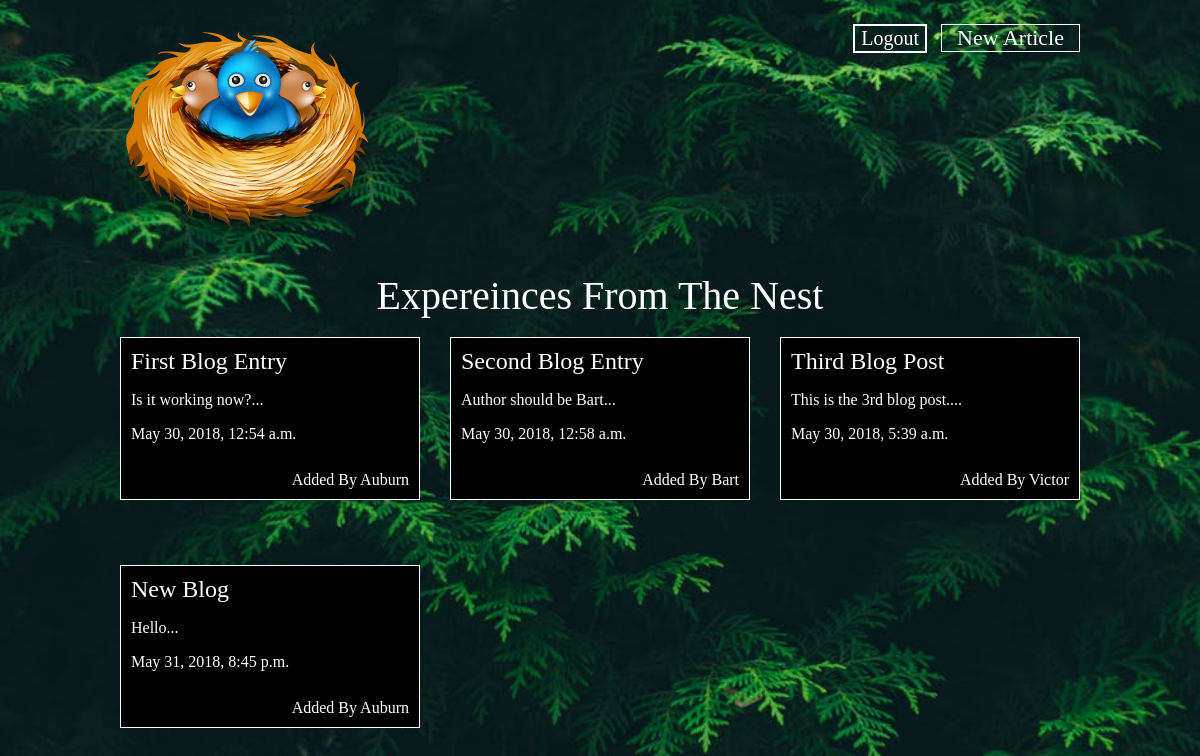
Screenshot of /articles/ (signed in) with the database file from the repository.
### articles/models.py (models this page shows, shortened)
class Articles(models.Model):
    title = models.CharField(max_length=100)
    slug = models.SlugField()
    body = models.TextField()
    date = models.DateTimeField(auto_now_add=True)
    author = models.ForeignKey(User, on_delete=models.CASCADE, default=None)
    thumb = models.ImageField(default='default.png', blank=True)
    def snippet(self):
        return self.body[:50] + '...'

### articles/views.py (the view)
def article_list(request):
    articles = Articles.objects.all().order_by('date')
    return render(request, 'articles/article_list.html', {'articles': articles})

### articles/templates/articles/article_list.html
{% extends 'base_layout.html' %}
{% block content %}
    <h1>Expereinces From The Nest</h1>
    <br>
    <div class="articles">
      {% for article in articles %}
        <div class="article">
          <h2><a href="{% url 'articles:detail' slug=article.slug %}">{{article.title}} </a></h2>
          <p>{{article.snippet}}</p>
          <p>{{article.date}}</p>
          <p class="author">Added By {{ article.author.username}}</p>
        </div>
      {% endfor %}
  </div>
{% endblock %}

### assets/styles.css (style rules this page uses)
body { background-color: #0f121f; background-image: url(/static/nestTree.jpeg); background-size: 100%; background-repeat-y: no-repeat; color: #fff; }
body * { font-family: Ubuntu; }
h1, h2, h3, h4, h5 { font-weight: normal; margin: 0; }
a, a:hover, a:visited { color: #fff; text-decoration: none; }
div.wrapper h1 { text-align: center; margin: auto; font-size: 40px; }
div.article { background-color: black; margin-bottom: 35px; }
.articles { display:grid; grid-template-columns: 1fr 1fr 1fr; grid-gap: 30px; }
.article { padding: 10px; border: 1px solid white; position: relative; padding-bottom: 40px }
.article h2 { font-size: 45px: }
.article .author { padding:10px; background: black; position: absolute; right: 0; bottom: 0; margin: 0; }

### rows the page displays
Articles: title "First Blog Entry", snippet "Is it working now?...", date "May 30, 2018, 12:54 a.m.", author.username "Auburn"
Articles: title "Second Blog Entry", snippet "Author should be Bart...", date "May 30, 2018, 12:58 a.m.", author.username "Bart"
Articles: title "Third Blog Post", snippet "This is the 3rd blog post....", date "May 30, 2018, 5:39 a.m.", author.username "Victor"
Articles: title "New Blog", snippet "Hello...", date "May 31, 2018, 8:45 p.m.", author.username "Auburn"
